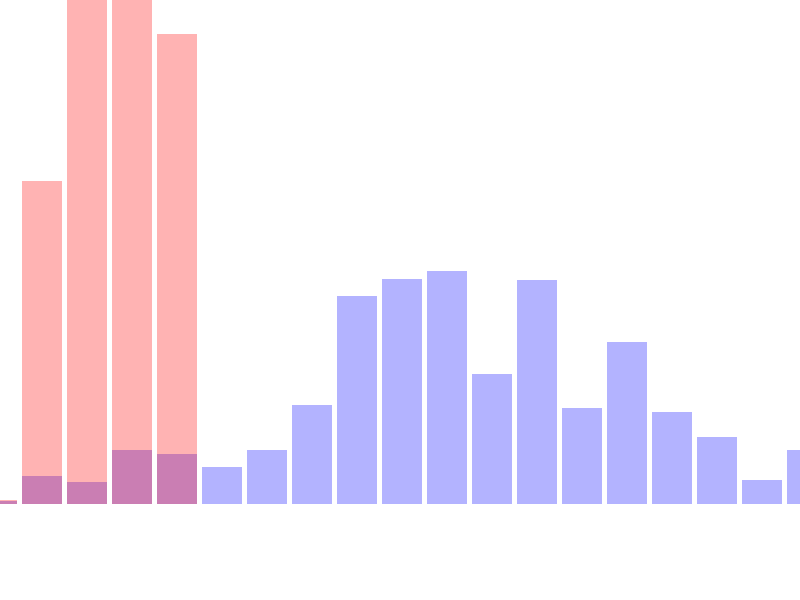

Recreate this plot in R.
# Visualizing Wilfires in Canada

# Load data & package ----------
library(tidyverse)
library(readxl)

data <- read_excel("data/burned_areas_weekly.xlsx")



# Visualization ---------------
barplot <- ggplot(data, aes(x = as.factor(Week))) +
  geom_bar(aes(y = avg_10_year), 
           stat = "identity", fill=alpha("blue", 0.3))+
  geom_bar(aes(y = year_2023), 
           stat = "identity", fill=alpha("red", 0.3))+
  
  # Limits of the plot = very important. 
  #The negative value controls the size of the inner circle, 
  #the positive one is useful to add size over each bar
  ylim(-200,800) +
  
  theme_minimal() +
  theme(
    axis.text = element_blank(),
    axis.title = element_blank(),
    panel.grid = element_blank(),
    plot.margin = unit(rep(-2,4), "cm")     # This remove unnecessary margin around plot
  )

barplot
